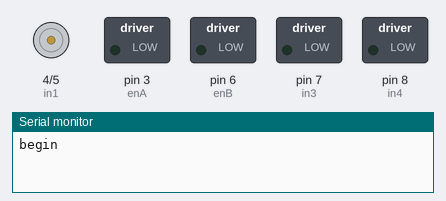
Simulated run of this sketch. Board: Arduino Uno, built with avr-gcc and run on an emulated ATmega328P. Parts: motor-driver pin pairs drawn as motors (green arrow = first pin HIGH = forward, orange = second pin HIGH = backward, longer = more drive), switched loads named in the sketch (green lamp = pin HIGH), the last lines printed to the serial monitor.

Above: at 0.1 s.
At 3.1 s:
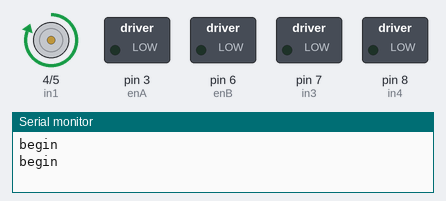
Timing chart, 0 to 4.6 s (numbered marks = the images above):
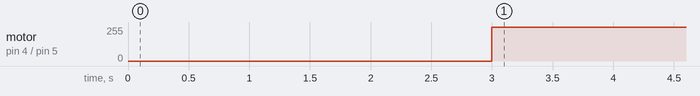

Measured:
- by itself, motor on pin 4 (in1) / pin 5 (in2): stopped → forward 255/255 at 3.0 s

The sketch:

sketch_jul11a.ino
```cpp
#include <Motor.h>
int enA = 3;
int in1 = 4;
int in2 = 5;

int enB = 6;
int in3 = 7;
int in4 = 8;

Motor motor(in1, in2, in3, in4, enA, enB);

void setup() {
  Serial.begin(9600);
  // put your setup code here, to run once:

  pinMode(enA,OUTPUT); // Equivalent of pinMode(enA, OUTPUT);
  pinMode(enB,OUTPUT);
  pinMode(in1,OUTPUT);
  pinMode(in2,OUTPUT);
  pinMode(in3,OUTPUT);
  pinMode(in4,OUTPUT);

}

void loop() {
  Serial.println("begin");
  delay(3000);
//  motor.motor1Forward();
  digitalWrite(in1, HIGH);
  digitalWrite(in2, LOW);
  // put your main code here, to run repeatedly:

}
```
